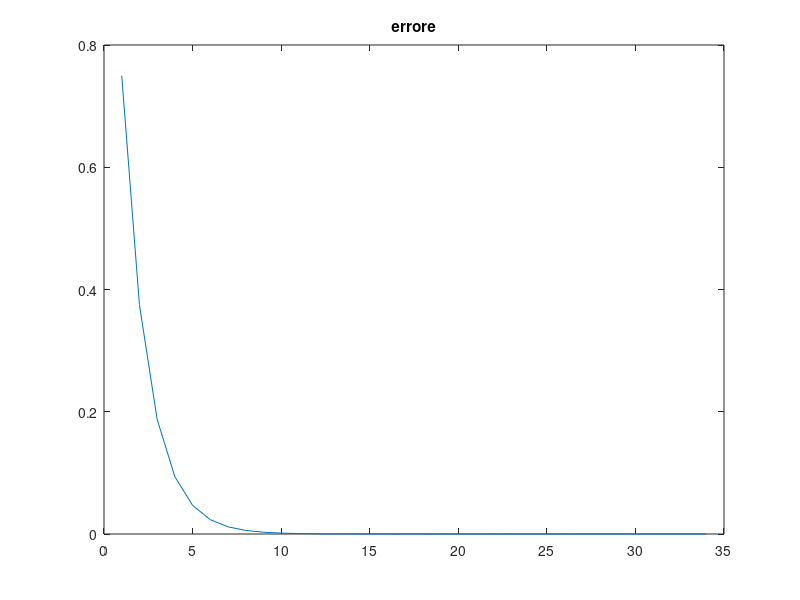

This figure's MATLAB source:
%metodo bisezione calcolo della radice
% a = 0.5149 della fun = cos(2x)^2 -x^2

close all
clear
clc

a = 0;
b = 1.5;
errore = abs(b-a);
tolleranza = 10^-10;

fun = @(x) cos(2*x)^2-x^2;

i = 1;

while errore > tolleranza
    x = (a+b)/2;
    if(fun(x)*fun(a))< 0
        b = x;
    elseif fun(x) == 0
        return;
    else
        a = x;
    end
    errore = abs(b-a);
    grafico_errore(i) = errore;
    i = i+1;
end

plot(grafico_errore);
title('errore');
x


